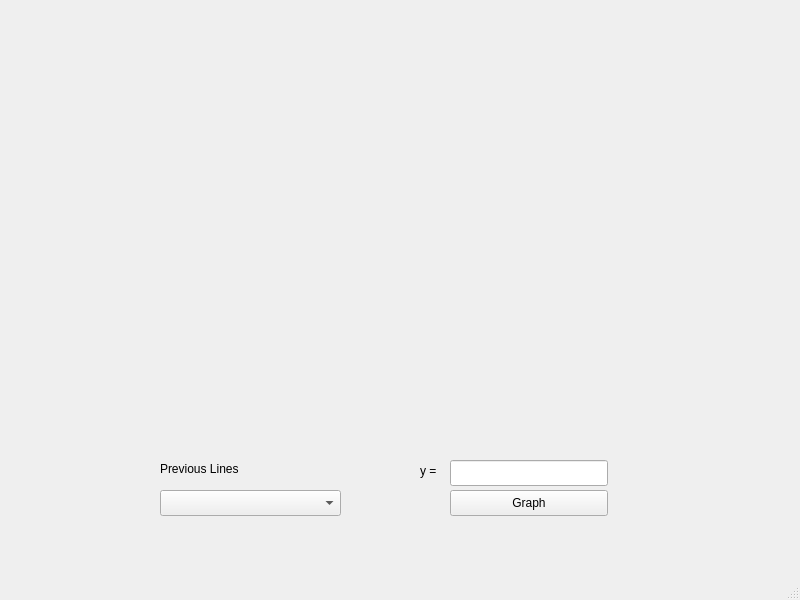
<?xml version="1.0" encoding="UTF-8"?>
<ui version="4.0">
 <class>MainWindow</class>
 <widget class="QMainWindow" name="MainWindow">
  <property name="geometry">
   <rect>
    <x>0</x>
    <y>0</y>
    <width>800</width>
    <height>600</height>
   </rect>
  </property>
  <property name="windowTitle">
   <string>MainWindow</string>
  </property>
  <widget class="QWidget" name="centralwidget">
   <widget class="QComboBox" name="EquationList">
    <property name="geometry">
     <rect>
      <x>160</x>
      <y>490</y>
      <width>181</width>
      <height>26</height>
     </rect>
    </property>
   </widget>
   <widget class="QLineEdit" name="EnterEquation">
    <property name="geometry">
     <rect>
      <x>450</x>
      <y>460</y>
      <width>158</width>
      <height>26</height>
     </rect>
    </property>
   </widget>
   <widget class="QPushButton" name="DrawButton">
    <property name="geometry">
     <rect>
      <x>450</x>
      <y>490</y>
      <width>158</width>
      <height>26</height>
     </rect>
    </property>
    <property name="text">
     <string>Graph</string>
    </property>
   </widget>
   <widget class="QLabel" name="EnterEquationLabel">
    <property name="geometry">
     <rect>
      <x>420</x>
      <y>460</y>
      <width>21</width>
      <height>21</height>
     </rect>
    </property>
    <property name="text">
     <string>y = </string>
    </property>
   </widget>
   <widget class="QLabel" name="EquationListLabel">
    <property name="geometry">
     <rect>
      <x>160</x>
      <y>460</y>
      <width>121</width>
      <height>18</height>
     </rect>
    </property>
    <property name="text">
     <string>Previous Lines</string>
    </property>
   </widget>
   <widget class="GraphArea" name="graph" native="true">
    <property name="geometry">
     <rect>
      <x>150</x>
      <y>90</y>
      <width>471</width>
      <height>311</height>
     </rect>
    </property>
   </widget>
  </widget>
  <widget class="QMenuBar" name="menubar">
   <property name="geometry">
    <rect>
     <x>0</x>
     <y>0</y>
     <width>800</width>
     <height>23</height>
    </rect>
   </property>
  </widget>
  <widget class="QStatusBar" name="statusbar"/>
 </widget>
 <customwidgets>
  <customwidget>
   <class>GraphArea</class>
   <extends>QWidget</extends>
   <header>grapharea.h</header>
   <container>1</container>
  </customwidget>
 </customwidgets>
 <resources/>
 <connections/>
</ui>
